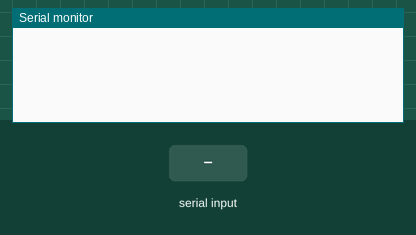
The sketch below on a simulated Arduino Uno, built with avr-gcc and run on an emulated ATmega328P. Parts: the last lines printed to the serial monitor. The test bench sets the inputs (shaded band).

Above: at 1.2 s.
1.3 s: "r" received over Serial
At 3.5 s:
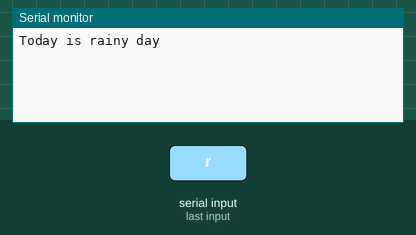
3.8 s: "1" received over Serial
At 5.6 s:
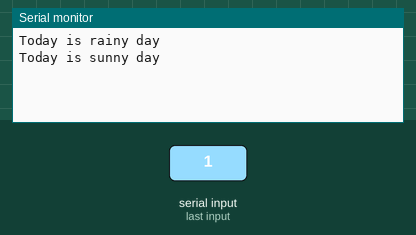

Measured:
- after the input at 1.3 s, the serial monitor: prints a new line after 1.0 s (image 1)
- after the input at 3.8 s, the serial monitor: prints a new line after 1.0 s (image 2)

The sketch:

User_input_program_and_Serialprint.ino
```cpp
void setup() {
  Serial.begin(9600);


}

void loop() {
  if(Serial.available()>0){
  // put your main code here, to run repeatedly:
char a=Serial.read();

  delay(1000);
  if(a=='r') Serial.println("Today is rainy day");
  else Serial.println("Today is sunny day");
  }
}
```
